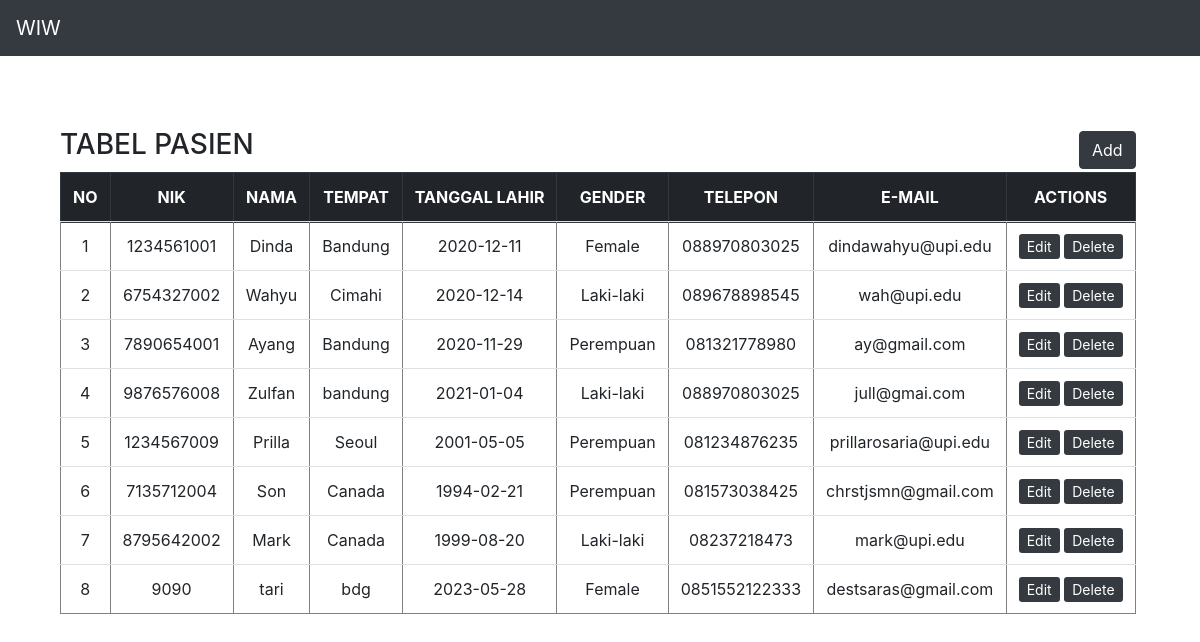
The page /source_code/lp11/MVP-01/index.php on the database its author committed.
### tables this page shows
CREATE TABLE IF NOT EXISTS `pasien` (
  `id` int NOT NULL AUTO_INCREMENT,
  `nik` varchar(100) NOT NULL,
  `nama` varchar(100) NOT NULL,
  `tempat` varchar(100) NOT NULL,
  `tl` varchar(100) NOT NULL,
  `gender` varchar(10) NOT NULL,
  `email` varchar(100) NOT NULL,
  `telp` varchar(100) NOT NULL,
  PRIMARY KEY (`id`)
);

### source_code/lp11/MVP-01/presenter/ProsesPasien.php (called while the page is built, shortened)
<?php
include_once($_SERVER['DOCUMENT_ROOT']."/lp11/MVP-01/model/DB.class.php");
class ProsesPasien implements KontrakPasienPresenter
{
	private $tabelpasien;
	private $data = [];
	function __construct()
	{
		try {
			$db_host = "localhost";
			$db_user = "root";
			$db_password = "";
			$db_name = "pasien";
			$this->tabelpasien = new TabelPasien($db_host, $db_user, $db_password, $db_name);
			$this->data = array();
		} catch (Exception $e) {
			echo "wiw error" . $e->getMessage();
		}
	}
	function prosesDataPasien()
	{
		try {
			$this->tabelpasien->open();
			$this->tabelpasien->getPasien();
			while ($row = $this->tabelpasien->getResult()) {
				$this->data[] = $row;
			}
		} catch (Exception $e) {
			echo "wiw error part 2" . $e->getMessage();
		}
	}
	function getId($i)
	{
		return $this->data[$i]['id'];
	}
	function getNik($i)
	{
		return $this->data[$i]['nik'];
	}
	function getNama($i)
	{
		return $this->data[$i]['nama'];
	}
	function getTempat($i)
	{
		return $this->data[$i]['tempat'];
	}
	function getTl($i)
	{
		return $this->data[$i]['tl'];
	}
	function getGender($i)
	{
		return $this->data[$i]['gender'];
	}
	function getSize()
	{
		return sizeof($this->data);
	}
	function getTlp($i)
	{
		return $this->data[$i]['telp'];
	}
	function getEmail($i)
	{
		return $this->data[$i]['email'];
	}
}

### source_code/lp11/MVP-01/index.php (called while the page is built, shortened)
<?php
include_once("model/Template.class.php");
include_once("model/DB.class.php");
include_once("view/TampilPasien.php");
$tp = new TampilPasien();
$data = $tp->tampil();

### source_code/lp11/MVP-01/model/DB.class.php (called while the page is built, shortened)
<?php
class DB
{
	var $db_host = '';
	var $db_user = '';
	var $db_password = '';
	var $db_name = '';
	var $db_link = '';
	function __construct($db_host = '', $db_user = '', $db_password = '', $db_name = '')
	{
		$this->db_host = $db_host;
		$this->db_user = $db_user;
		$this->db_password = $db_password;
		$this->db_name = $db_name;
	}
	function open()
	{
		$this->db_link = mysqli_connect($this->db_host, $this->db_user, $this->db_password, $this->db_name);
	}
	function execute($query = "")
	{
		$this->result = mysqli_query($this->db_link, $query);
		return $this->result;
	}
}

### source_code/lp11/MVP-01/model/TabelPasien.class.php (called while the page is built, shortened)
<?php
class TabelPasien extends DB
{
	function getPasien()
	{
		$query = "SELECT * FROM pasien";
		return $this->execute($query);
	}
}

### source_code/lp11/MVP-01/view/TampilPasien.php (the view, shortened to what this page needs)
<?php
include_once($_SERVER['DOCUMENT_ROOT']."/lp11/MVP-01/presenter/ProsesPasien.php");
class TampilPasien implements KontrakPasienView
{
	private $prosespasien;
	function __construct()
	{
		$this->prosespasien = new ProsesPasien();
	}
	function tampil()
	{
		$this->prosespasien->prosesDataPasien();
		$data = null;
		for ($i = 0; $i < $this->prosespasien->getSize(); $i++) {
			$id = $this->prosespasien->getId($i);
			$no = $i + 1;
			$data .= "<tr>
			<td>" . $no . "</td>
			<td>" . $this->prosespasien->getNik($i) . "</td>
			<td>" . $this->prosespasien->getNama($i) . "</td>
			<td>" . $this->prosespasien->getTempat($i) . "</td>
			<td>" . $this->prosespasien->getTl($i) . "</td>
			<td>" . $this->prosespasien->getGender($i) . "</td>
			<td>" . $this->prosespasien->getTlp($i) . "</td>
			<td>" . $this->prosespasien->getEmail($i) . "</td>
			<td>
					<a href='addpasien.php?id_edit=".$this->prosespasien->getId($i)."' class='btn-sm btn-dark'>Edit</a>
					<a href='index.php?hapus=" . $id ."' class='btn-sm btn-dark' >Delete</a>
			</td>";
		}
	}
}

### source_code/lp11/MVP-01/model/Template.class.php (shortened to what this page needs)
<?php
class Template{
    private $content = '';
	public function __construct($filename = '') {
        $this->content = file_get_contents($filename);
    }
	public function clear(){
		$this->content = preg_replace("/DATA_[A-Z|_|0-9]+/", "", $this->content);
	}
	public function write() {
        echo $this->content;
    }
	public function replace($old = '', $new = ''){
		if(is_int($new)){
			$value = sprintf("%d", $new);
		}elseif(is_float($new)){
			$value = sprintf("%f", $new);
		}elseif(is_array($new)){
			$value = '';
			foreach( $new as $item){
				$value .= $item. '';
			}
		}else{
			$value = $new;
		}
		$this->content = preg_replace("/$old/",  $value, $this->content);
	}
}

### rows shown on the page
pasien: no "1", nik "1234561001", nama "Dinda", tempat "Bandung", tl "2020-12-11", gender "Female", telp "088970803025", email "dindawahyu@upi.edu"
pasien: no "2", nik "6754327002", nama "Wahyu", tempat "Cimahi", tl "2020-12-14", gender "Laki-laki", telp "089678898545", email "wah@upi.edu"
pasien: no "3", nik "7890654001", nama "Ayang", tempat "Bandung", tl "2020-11-29", gender "Perempuan", telp "081321778980", email "ay@gmail.com"
pasien: no "4", nik "9876576008", nama "Zulfan", tempat "bandung", tl "2021-01-04", gender "Laki-laki", telp "088970803025", email "jull@gmai.com"
pasien: no "5", nik "1234567009", nama "Prilla", tempat "Seoul", tl "2001-05-05", gender "Perempuan", telp "081234876235", email "prillarosaria@upi.edu"
pasien: no "6", nik "7135712004", nama "Son", tempat "Canada", tl "1994-02-21", gender "Perempuan", telp "081573038425", email "chrstjsmn@gmail.com"
pasien: no "7", nik "8795642002", nama "Mark", tempat "Canada", tl "1999-08-20", gender "Laki-laki", telp "08237218473", email "mark@upi.edu"
pasien: no "8", nik "9090", nama "tari", tempat "bdg", tl "2023-05-28", gender "Female", telp "0851552122333", email "destsaras@gmail.com"

### other values the page prints
$this->content "WIW TABEL PASIEN Add NO NIK NAMA TEMPAT TANGGAL LAHIR GENDER TELEPON E-MAIL ACTIONS"
